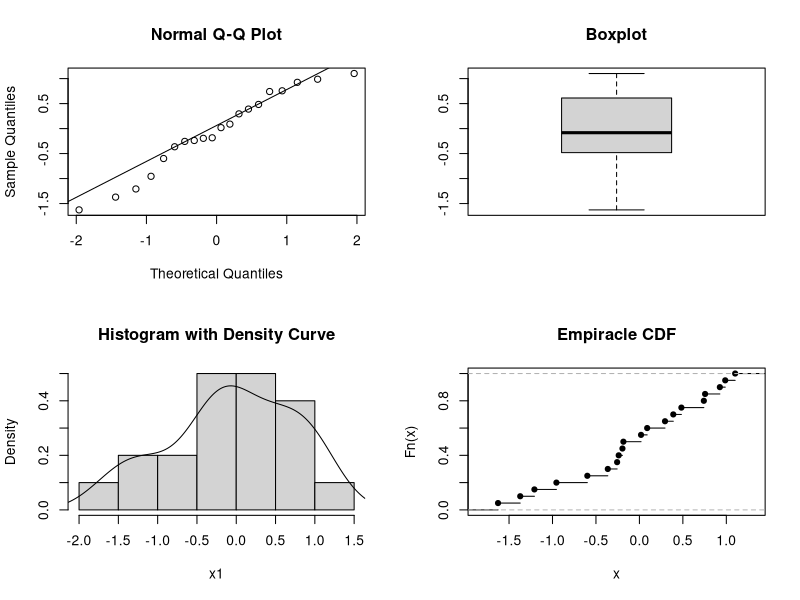
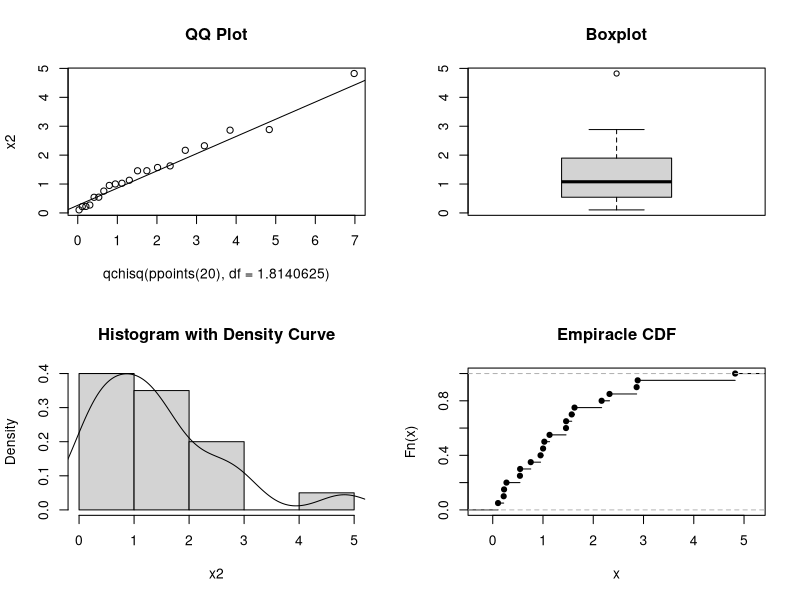
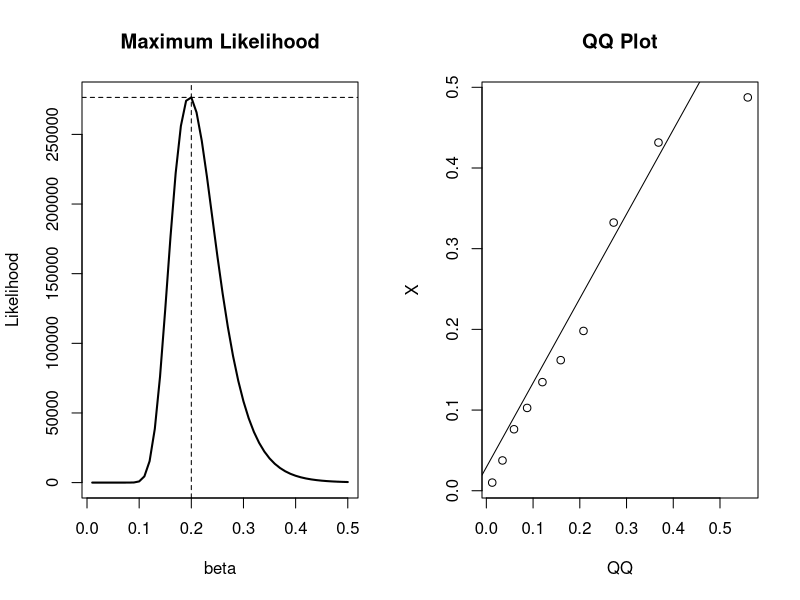
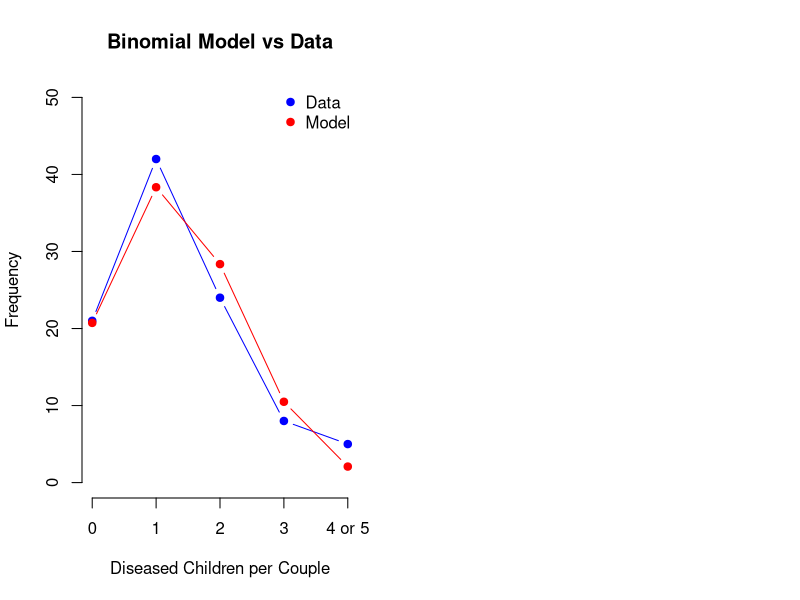

Source code (R) for these figures, in order:
## ---- chunk 1
library(nortest)
library(MASS)

## Draw some random data
set.seed(10)
x1 = rnorm(20)

## Distribution plots
par(mfrow = c(2, 2))
qqnorm(x1)
qqline(x1)
boxplot(x1, main = "Boxplot")
hist(x1, freq = FALSE, main = "Histogram with Density Curve")
lines(density(x1))
plot(ecdf(x1), main = "Empiracle CDF")

## ---- chunk 2
## Are the data from a normal distribution?
## Shapiro-Wilk Test
shapiro.test(x1)
## Anderson Darling Test
ad.test(x1)
 ## Kolmogorov-Smirnoff Test
ks.test(x1, 'pnorm')

## ---- chunk 3
## Draw some random data
set.seed(10)
x2 = rchisq(n = 20, 2)

## Estimate the DF parameter by maximum likelihood
fitdistr(x = x2, dchisq, start = list(df = 2))

## Input the estimate from MLE
ks.test(x = x2, y = pchisq, df = 1.8140625)

## Distribution plots
par(mfrow = c(2, 2))
qqplot(qchisq(ppoints(20), df = 1.8140625), x2, main = "QQ Plot")
qqline(x2, distribution = function(p) qchisq(p, df = 1.8140625))
boxplot(x2, main = "Boxplot")
hist(x2, freq = FALSE, main = "Histogram with Density Curve")
lines(density(x2))
plot(ecdf(x2), main = "Empiracle CDF")

## ---- chunk 4

## Generate data from the exponential distribution with mean = 1/5
set.seed(1000)
X = rexp(n = 20, rate = 5)

## sample size and range of betas to test
n = 20; beta = seq(.01, .5, by = .01)

## Liklihood function
Likelihood = (1/beta)^n * exp(-1/beta * sum(X))

## Maximum Likelihood
(mle = max(Likelihood))
(mle.beta = beta[which(Likelihood == mle)])

## Statistical test for how well the specified distribution fits the data
ks.test(x = X, y = "pexp", rate = 1/mle.beta)

par(mfrow = c(1, 2))

## Plot the maximum likelihood
plot(x = beta, y = Likelihood, type = "l", main = "Maximum Likelihood", lwd = 2)
abline(h = mle, v = mle.beta, lty = 2)

## QQplot for assessing distribution fit visually
qqplot(qexp(ppoints(10), rate = 1/mle.beta), X, xlab = "QQ", main = "QQ Plot")
qqline(X, distribution = function(p) qexp(p, rate = 1/mle.beta))

## ---- chunk 5
library(knitr)

## Dataset
(dta = data.frame(
  Diseased = c(0, 1, 2, 3, 4, 5),
  Count = c(21, 42, 24, 8, 4, 1)
))

## Number of diseased children (d) and the total number of children (c)
(d = sum(apply(X = dta, MARGIN = 1, FUN = function(p) dta$Diseased * dta$Count)[,1])); (c = 5 * sum(dta$Count))

## MLE
(mle = d / c)

## Calculate the expected probabilities and expected diseased children
dta$Exp.Prob = round(dbinom(x = 0:5, size = 5, prob = mle), 4)
dta$Exp.Diseased = with(dta, sum(Count) * Exp.Prob)

dta

## Chi-square test requirements:
##  1) all Exp must be > 1
##  2) at most 20% of Exp may be less than 5
##
## So we need to combine counts 4 and 5 and meet these requirements

dta[5, 2:4] = dta[5, 2:4] + dta[6, 2:4]
dta = dta[-6, ]
dta$Diseased = as.character(dta$Diseased)
dta$Diseased[5] = '4 or 5'

## Compute the Chi-Squared Statistic
dta$X.2 = round(with(dta, (Count - Exp.Diseased)^2 / Exp.Diseased), 4)
dta$Diseased = factor(dta$Diseased)
dta

## Compute the test statistic pvalue
(TS = sum(dta$X.2)); 1 - pchisq(TS, df = 4)

## Based on the table below we conclude the binomial model is a good fit for the data
##
## Assessment of Chi-squared GOF P-value
##  •       p-value > .25 ⇒ Excellent fit
##  • .15 ≤ p−value < .25 ⇒ Good fit
##  • .05 ≤ p−value < .15 ⇒ Moderately Good fit
##  • .01 ≤ p−value < .05 ⇒ Poor fit
##  •       p-value < .01 ⇒ Unacceptable fit
##
## Plot of the data vs model and create a markdown table from the data frame
plot(x = dta$Diseased, y = NULL, xlab = "Diseased Children per Couple",
     ylim = c(0, 50), ylab = "Frequency",
     axes = FALSE, type = "n", main = "Binomial Model vs Data")
axis(1, labels = dta$Diseased, at = dta$Diseased)
axis(2, labels = seq(0, 50, 10), at = seq(0, 50, 10))
legend("topright", c("Data", "Model"), col = c("blue", "red"), pch = 19, bty = "n")
points(x = dta$Diseased, y = dta$Count, col = "blue", pch = 19, type = "b")
points(x = dta$Diseased, y = dta$Exp.Diseased, col = "red", pch = 19, type = "b")

kable(dta)

## Some Conclusions
## Since N is large we can use asymptotic confidence intervals
## A 95% confidence interval for whether a child will have the disease
mle + c(-1, 1) * 1.96 * sqrt(.27 * (1 - .27))/sqrt(100)

## What is the probability that a couple will have at least 1 child with the disease?
1 - pbinom(q = 0, size = 5, prob = .27)
